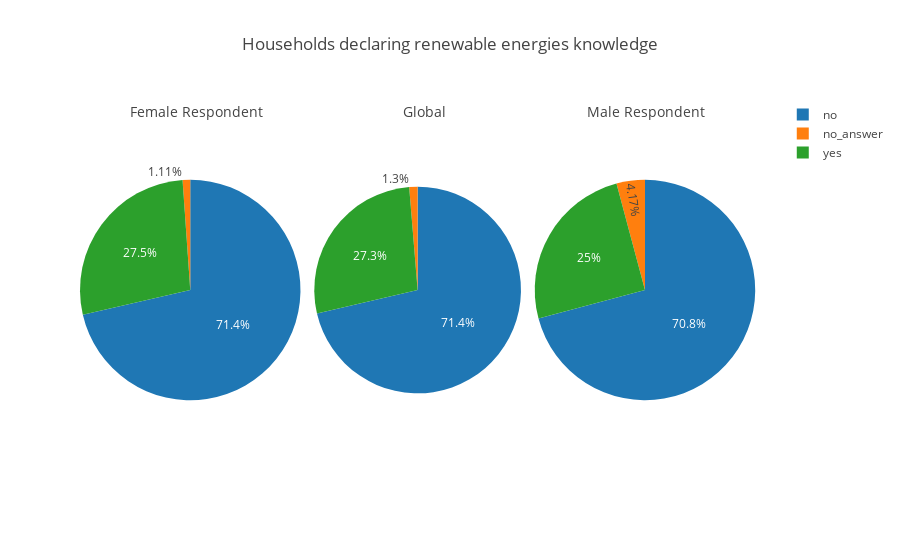

Write notebook code for a chart like this one.
### Markdown cell above
#### Renewable energy awareness

### Code cell
create_graphs_respondent(lambda x: x.groupby('renewable_knowledge').size(),
                         lambda x: x.values,
                         lambda x: x.index.values,
                         lambda x: x.sum(),
                         "Households declaring renewable energies knowledge")

### Figure 1 — Plotly figure (JSON) as saved in the notebook; plotly's stock layout.template omitted (floating-point values rounded to 4 significant figures)
{"data": [{"domain": {"x": [0, 0.32]}, "labels": ["no", "no_answer", "yes"], "sort": false, "type": "pie", "values": [257, 4, 99]}, {"domain": {"x": [0.34, 0.64]}, "labels": ["no", "no_answer", "yes"], "sort": false, "type": "pie", "values": [274, 5, 105]}, {"domain": {"x": [0.66, 0.98]}, "labels": ["no", "no_answer", "yes"], "sort": false, "type": "pie", "values": [17, 1, 6]}], "layout": {"annotations": [{"font": {"size": 14}, "showarrow": false, "text": "Female Respondent", "x": 0.07, "y": 1}, {"font": {"size": 14}, "showarrow": false, "text": "Global", "x": 0.5, "y": 1}, {"font": {"size": 14}, "showarrow": false, "text": "Male Respondent", "x": 0.91, "y": 1}], "title": "Households declaring renewable energies knowledge"}}
